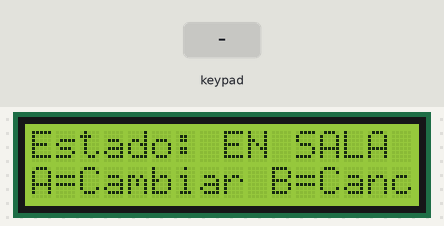
This sketch was run on a simulated ESP32. Shown: 16×2 character LCD. Inputs (shaded band) come from the test bench. WiFi joins after 1.5 s; servers stay silent unless stated; uploads are accepted with an empty reply; what the sketch prints to the serial monitor is not drawn.

Above: at 4.7 s.
4.8 s: key 'A' pressed
At 5.9 s:
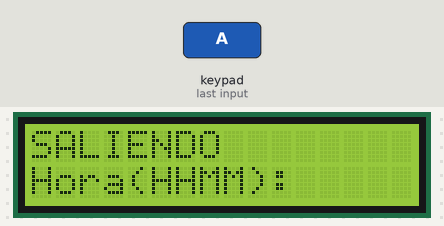
6.3 s: keypad keys 1 3 1 2 1 4 2 7 * pressed 0.4 s apart
At 11.1 s:
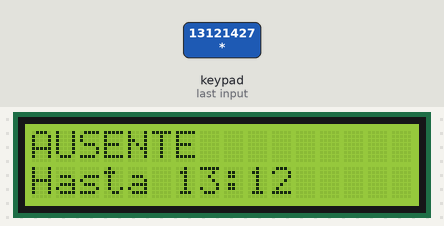
12.9 s: keypad keys 2 6 2 5 3 3 3 2 A pressed 0.4 s apart
At 17.0 s:
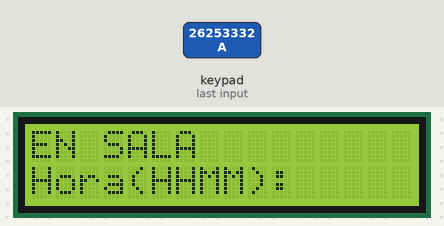
18.0 s: key '*' pressed
At 18.4 s:
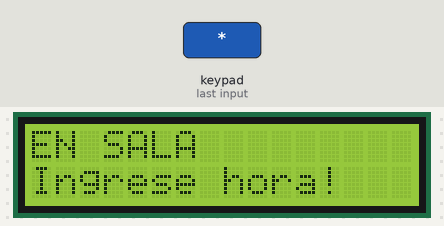
21.0 s: keypad keys 1 3 9 7 2 2 2 2 * pressed 0.4 s apart
At 25.5 s:
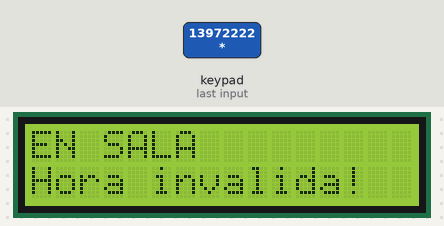
27.6 s: keypad keys 1 3 1 2 1 4 2 7 * pressed 0.4 s apart
At 32.2 s:
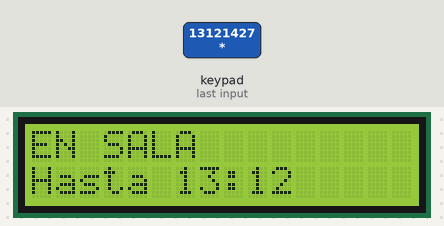
Timing chart, 0 to 33.7 s (numbered marks = the images above; inputs shaded):
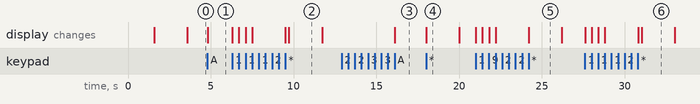

The sketch:

room_monitor.ino
```cpp
#include <WiFi.h>
#include <WiFiClientSecure.h>
#include <HTTPClient.h>
#include <Keypad.h>
#include <LiquidCrystal.h>
#include <ArduinoJson.h>

// ============================================================
// WiFi Settings
// ============================================================
const char* WIFI_SSID = "b(second)";
const char* WIFI_PASS = "yoyoyoyo";

// ============================================================
// Server Settings
// ============================================================
const char* SERVER_URL = "https://room-monitoring-production.up.railway.app/api/status";

// ============================================================
// LCD1602 (4-bit parallel mode)
// RS=GPIO19, E=GPIO23, D4=GPIO18, D5=GPIO17, D6=GPIO16, D7=GPIO15
// ============================================================
LiquidCrystal lcd(19, 23, 18, 17, 16, 15);

// ============================================================
// Keypad 4x4
// ============================================================
const byte ROWS = 4;
const byte COLS = 4;

char keys[ROWS][COLS] = {
  {'1', '2', '3', 'A'},
  {'4', '5', '6', 'B'},
  {'7', '8', '9', 'C'},
  {'*', '0', '#', 'D'}
};

// ESP32 GPIO pins for keypad rows and columns
byte rowPins[ROWS] = {13, 12, 14, 27};
byte colPins[COLS] = {26, 25, 33, 32};

Keypad keypad = Keypad(makeKeymap(keys), rowPins, colPins, ROWS, COLS);

// ============================================================
// State
// ============================================================
enum State {
  STATE_IDLE,
  STATE_INPUT
};

State currentState = STATE_IDLE;
bool isInRoom = true;        // true = in_room, false = out
String timeInput = "";       // Buffer for digit input (HHMM or "0")

// ============================================================
// Setup
// ============================================================
void setup() {
  Serial.begin(115200);

  // Init LCD (16 cols x 2 rows)
  lcd.begin(16, 2);
  lcd.clear();
  lcd.setCursor(0, 0);
  lcd.print("Conectando WiFi");

  // Connect WiFi
  WiFi.begin(WIFI_SSID, WIFI_PASS);
  int attempts = 0;
  while (WiFi.status() != WL_CONNECTED && attempts < 30) {
    delay(500);
    Serial.print(".");
    attempts++;
  }

  lcd.clear();
  if (WiFi.status() == WL_CONNECTED) {
    Serial.println("\nWiFi connected");
    Serial.println(WiFi.localIP());
    lcd.setCursor(0, 0);
    lcd.print("WiFi Conectado!");
    lcd.setCursor(0, 1);
    lcd.print(WiFi.localIP());
  } else {
    Serial.println("\nWiFi FAILED");
    lcd.setCursor(0, 0);
    lcd.print("WiFi Fallo!");
    lcd.setCursor(0, 1);
    lcd.print("Verificar config");
  }

  delay(2000);
  showIdleScreen();
}

// ============================================================
// Main Loop
// ============================================================
void loop() {
  char key = keypad.getKey();

  if (key == NO_KEY) return;

  Serial.print("Key: ");
  Serial.println(key);

  switch (currentState) {
    case STATE_IDLE:
      handleIdleKey(key);
      break;
    case STATE_INPUT:
      handleInputKey(key);
      break;
  }
}

// ============================================================
// Key Handlers
// ============================================================
void handleIdleKey(char key) {
  if (key == 'A') {
    // Toggle status and start input
    isInRoom = !isInRoom;
    timeInput = "";
    currentState = STATE_INPUT;

    lcd.clear();
    lcd.setCursor(0, 0);
    lcd.print(isInRoom ? "EN SALA" : "SALIENDO");
    lcd.setCursor(0, 1);
    lcd.print("Hora(HHMM): ");
  }
}

void handleInputKey(char key) {
  if (key >= '0' && key <= '9') {
    // Max 4 digits (HHMM format)
    if (timeInput.length() < 4) {
      timeInput += key;
      lcd.setCursor(12, 1);
      lcd.print(timeInput);
      lcd.print("    ");  // Clear trailing chars
    }
  }
  else if (key == '#') {
    // Backspace - delete last digit
    if (timeInput.length() > 0) {
      timeInput.remove(timeInput.length() - 1);
      lcd.setCursor(12, 1);
      lcd.print(timeInput);
      lcd.print("    ");
    }
  }
  else if (key == '*') {
    // Confirm and send
    if (timeInput.length() == 0) {
      showInputError("Ingrese hora!   ");
      return;
    }

    // "0" means indefinite (won't return until next update)
    if (timeInput == "0") {
      sendStatus();
      return;
    }

    // Validate HHMM format (must be exactly 4 digits)
    if (timeInput.length() != 4) {
      showInputError("Use HHMM o 0!  ");
      return;
    }

    int hh = timeInput.substring(0, 2).toInt();
    int mm = timeInput.substring(2, 4).toInt();

    if (hh > 23 || mm > 59) {
      showInputError("Hora invalida!  ");
      return;
    }

    sendStatus();
  }
  else if (key == 'B') {
    // Cancel - go back to idle
    currentState = STATE_IDLE;
    isInRoom = !isInRoom;  // Revert toggle
    showIdleScreen();
  }
}

// ============================================================
// Send Status to Server
// ============================================================
void sendStatus() {
  lcd.clear();
  lcd.setCursor(0, 0);
  lcd.print("Enviando...");

  if (WiFi.status() != WL_CONNECTED) {
    lcd.clear();
    lcd.setCursor(0, 0);
    lcd.print("Error WiFi!");
    lcd.setCursor(0, 1);
    lcd.print("Reconectando...");

    WiFi.reconnect();
    delay(3000);

    if (WiFi.status() != WL_CONNECTED) {
      lcd.clear();
      lcd.setCursor(0, 0);
      lcd.print("Sin WiFi");
      lcd.setCursor(0, 1);
      lcd.print("B=Cancelar");
      return;
    }
  }

  WiFiClientSecure client;
  client.setInsecure();  // Skip SSL certificate verification

  HTTPClient http;
  http.begin(client, SERVER_URL);
  http.addHeader("Content-Type", "application/json");

  // Build JSON
  JsonDocument doc;
  doc["status"] = isInRoom ? "in_room" : "out";
  doc["until_time"] = timeInput;  // "HHMM" or "0"

  String json;
  serializeJson(doc, json);

  Serial.print("POST: ");
  Serial.println(json);

  int httpCode = http.POST(json);

  lcd.clear();
  if (httpCode == 200) {
    lcd.setCursor(0, 0);
    lcd.print(isInRoom ? "EN SALA" : "AUSENTE");
    lcd.setCursor(0, 1);
    if (timeInput == "0") {
      lcd.print("Hasta prox aviso");
    } else {
      lcd.print("Hasta ");
      lcd.print(timeInput.substring(0, 2));
      lcd.print(":");
      lcd.print(timeInput.substring(2, 4));
    }
    Serial.println("Success!");
  } else {
    lcd.setCursor(0, 0);
    lcd.print("Error envio!");
    lcd.setCursor(0, 1);
    lcd.print("Codigo: ");
    lcd.print(httpCode);
    Serial.print("HTTP Error: ");
    Serial.println(httpCode);
  }

  http.end();

  delay(2000);
  currentState = STATE_IDLE;
  showIdleScreen();
}

// ============================================================
// Display Helpers
// ============================================================
void showInputError(const char* msg) {
  lcd.setCursor(0, 1);
  lcd.print(msg);
  delay(2000);
  // Reset input and redisplay input screen
  timeInput = "";
  lcd.clear();
  lcd.setCursor(0, 0);
  lcd.print(isInRoom ? "EN SALA" : "SALIENDO");
  lcd.setCursor(0, 1);
  lcd.print("Hora(HHMM): ");
}

void showIdleScreen() {
  lcd.clear();
  lcd.setCursor(0, 0);
  lcd.print("Estado: ");
  lcd.print(isInRoom ? "EN SALA" : "AUSENTE");
  lcd.setCursor(0, 1);
  lcd.print("A=Cambiar B=Canc");
}
```

Measured:
- after the input at 4.8 s, the display: changes at once (image 1)
- after the input at 6.3 s, the display: first changes at once (image 2 shows a later state)
- after the input at 12.9 s, the display: changes after 3.2 s (image 3)
- after the input at 18.0 s, the display: changes at once (image 4)
- after the input at 21.0 s, the display: first changes at once (image 5 shows a later state)
- after the input at 27.6 s, the display: first changes at once (image 6 shows a later state)
- what the display in image 2 shows lasts 2.0 s, from 9.7 s to 11.7 s
